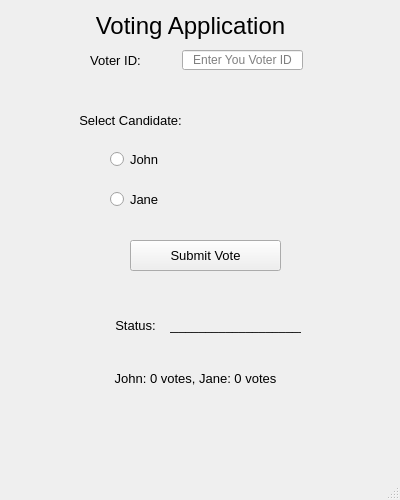
<?xml version="1.0" encoding="UTF-8"?>
<ui version="4.0">
 <class>MainWindowAlexTarasov</class>
 <widget class="QMainWindow" name="MainWindowAlexTarasov">
  <property name="geometry">
   <rect>
    <x>0</x>
    <y>0</y>
    <width>400</width>
    <height>500</height>
   </rect>
  </property>
  <property name="minimumSize">
   <size>
    <width>400</width>
    <height>500</height>
   </size>
  </property>
  <property name="maximumSize">
   <size>
    <width>400</width>
    <height>500</height>
   </size>
  </property>
  <property name="windowTitle">
   <string>MainWindow</string>
  </property>
  <property name="autoFillBackground">
   <bool>false</bool>
  </property>
  <widget class="QWidget" name="centralwidget">
   <widget class="QLabel" name="label">
    <property name="geometry">
     <rect>
      <x>90</x>
      <y>10</y>
      <width>201</width>
      <height>31</height>
     </rect>
    </property>
    <property name="font">
     <font>
      <family>Arial</family>
      <pointsize>18</pointsize>
     </font>
    </property>
    <property name="text">
     <string>Voting Application</string>
    </property>
    <property name="alignment">
     <set>Qt::AlignCenter</set>
    </property>
   </widget>
   <widget class="QLineEdit" name="VoterID">
    <property name="geometry">
     <rect>
      <x>182</x>
      <y>50</y>
      <width>121</width>
      <height>20</height>
     </rect>
    </property>
    <property name="alignment">
     <set>Qt::AlignCenter</set>
    </property>
    <property name="placeholderText">
     <string>Enter You Voter ID</string>
    </property>
   </widget>
   <widget class="QLabel" name="label_2">
    <property name="geometry">
     <rect>
      <x>80</x>
      <y>110</y>
      <width>101</width>
      <height>21</height>
     </rect>
    </property>
    <property name="font">
     <font>
      <family>Arial</family>
      <pointsize>10</pointsize>
     </font>
    </property>
    <property name="text">
     <string>Select Candidate:</string>
    </property>
    <property name="alignment">
     <set>Qt::AlignCenter</set>
    </property>
   </widget>
   <widget class="QLabel" name="VoterID_2">
    <property name="geometry">
     <rect>
      <x>80</x>
      <y>50</y>
      <width>71</width>
      <height>21</height>
     </rect>
    </property>
    <property name="font">
     <font>
      <family>Arial</family>
      <pointsize>10</pointsize>
     </font>
    </property>
    <property name="text">
     <string>Voter ID:</string>
    </property>
    <property name="alignment">
     <set>Qt::AlignCenter</set>
    </property>
   </widget>
   <widget class="QRadioButton" name="JohnRadioButton">
    <property name="geometry">
     <rect>
      <x>110</x>
      <y>150</y>
      <width>83</width>
      <height>18</height>
     </rect>
    </property>
    <property name="font">
     <font>
      <family>Arial</family>
      <pointsize>10</pointsize>
     </font>
    </property>
    <property name="text">
     <string>John</string>
    </property>
    <property name="checkable">
     <bool>true</bool>
    </property>
   </widget>
   <widget class="QRadioButton" name="JaneRadioButton">
    <property name="geometry">
     <rect>
      <x>110</x>
      <y>190</y>
      <width>83</width>
      <height>18</height>
     </rect>
    </property>
    <property name="font">
     <font>
      <family>Arial</family>
      <pointsize>10</pointsize>
     </font>
    </property>
    <property name="text">
     <string>Jane</string>
    </property>
   </widget>
   <widget class="QPushButton" name="SubmitButton">
    <property name="geometry">
     <rect>
      <x>130</x>
      <y>240</y>
      <width>151</width>
      <height>31</height>
     </rect>
    </property>
    <property name="font">
     <font>
      <family>Arial</family>
      <pointsize>10</pointsize>
     </font>
    </property>
    <property name="text">
     <string>Submit Vote</string>
    </property>
   </widget>
   <widget class="QLabel" name="StatusLabel">
    <property name="geometry">
     <rect>
      <x>100</x>
      <y>310</y>
      <width>71</width>
      <height>31</height>
     </rect>
    </property>
    <property name="font">
     <font>
      <family>Arial</family>
      <pointsize>10</pointsize>
     </font>
    </property>
    <property name="text">
     <string>Status:</string>
    </property>
    <property name="alignment">
     <set>Qt::AlignCenter</set>
    </property>
   </widget>
   <widget class="QLabel" name="StatusMessage">
    <property name="geometry">
     <rect>
      <x>170</x>
      <y>310</y>
      <width>131</width>
      <height>31</height>
     </rect>
    </property>
    <property name="statusTip">
     <string/>
    </property>
    <property name="autoFillBackground">
     <bool>false</bool>
    </property>
    <property name="styleSheet">
     <string notr="true"/>
    </property>
    <property name="frameShadow">
     <enum>QFrame::Sunken</enum>
    </property>
    <property name="text">
     <string>_____________________</string>
    </property>
    <property name="alignment">
     <set>Qt::AlignCenter</set>
    </property>
   </widget>
   <widget class="QLabel" name="voteCountLabel">
    <property name="geometry">
     <rect>
      <x>70</x>
      <y>370</y>
      <width>251</width>
      <height>16</height>
     </rect>
    </property>
    <property name="font">
     <font>
      <family>Arial</family>
      <pointsize>10</pointsize>
     </font>
    </property>
    <property name="text">
     <string>John: 0 votes, Jane: 0 votes</string>
    </property>
    <property name="alignment">
     <set>Qt::AlignCenter</set>
    </property>
   </widget>
  </widget>
  <widget class="QMenuBar" name="menubar">
   <property name="geometry">
    <rect>
     <x>0</x>
     <y>0</y>
     <width>400</width>
     <height>22</height>
    </rect>
   </property>
  </widget>
  <widget class="QStatusBar" name="statusbar"/>
 </widget>
 <resources/>
 <connections/>
</ui>
